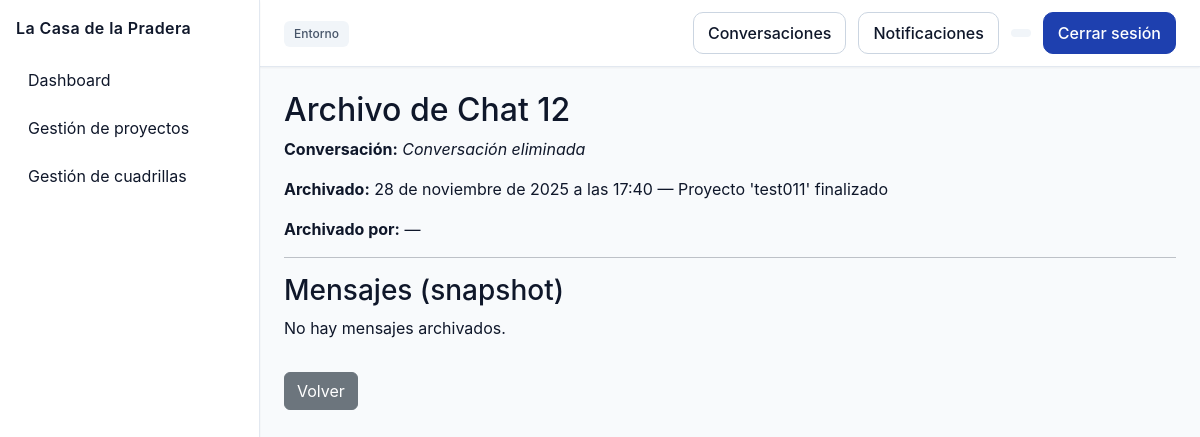
Screenshot of /comunicacion/archivados/12/ (signed in) with the database file from the repository.
### comunicacion/models.py (models this page shows, shortened)
class ChatArchivado(models.Model):
    conversation = models.ForeignKey(
        Conversation,
        on_delete=models.SET_NULL,
        null=True,
        blank=True,
        related_name='archivos'
    )
    archived_at = models.DateTimeField()
    archived_by = models.ForeignKey(
        User,
        on_delete=models.SET_NULL,
        null=True,
        blank=True,
        related_name='archivos_chat'
    )
    reason = models.CharField(max_length=200, blank=True, null=True)
    messages_snapshot = models.TextField()
    participants_snapshot = models.TextField(blank=True, null=True)
    class Meta:
        ordering = ['-archived_at']

### comunicacion/views.py (the view)
# urls.py: path('archivados/<int:archivo_id>/', views.archived_chat_detail, name='archived_detail'),
@login_required
def archived_chat_detail(request, archivo_id):
    archivo = get_object_or_404(ChatArchivado, pk=archivo_id)
    conv = archivo.conversation
    allowed = False
    if conv:
        if conv.participants.filter(pk=request.user.pk).exists():
            allowed = True
        if conv.cuadrilla and conv.cuadrilla.lider_id == request.user.id:
            allowed = True
    if archivo.archived_by_id == request.user.id:
        allowed = True
    if not allowed:
        try:
            import json
            msgs_tmp = json.loads(archivo.messages_snapshot or '[]')
            sender_ids = {m.get('sender_id') for m in msgs_tmp if m.get('sender_id') is not None}
            if request.user.id in sender_ids:
                allowed = True
        except Exception:
            pass
    if not allowed and not (request.user.is_staff or request.user.is_superuser):
        return redirect('comunicacion:conversations_list')
    import json
    try:
        mensajes = json.loads(archivo.messages_snapshot or '[]')
    except Exception:
        mensajes = []
    return render(request, 'comunicacion/archived_detail.html', {
        'archivo': archivo,
        'mensajes': mensajes,
    })

### core/context_processors.py (called while the page is built)
def notificaciones_no_leidas(request):
    if request.user.is_authenticated:
        return {
            "notifs_no_leidas": request.user.notificaciones.filter(leida=False).count()
        }
    return {"notifs_no_leidas": 0}

### comunicacion/templates/comunicacion/archived_detail.html
{% extends 'base.html' %}
{% block content %}
<h2>Archivo de Chat {{ archivo.id }}</h2>
<p><strong>Conversación:</strong> {% if archivo.conversation %}{{ archivo.conversation }}{% else %}<em>Conversación eliminada</em>{% endif %}</p>
<p><strong>Archivado:</strong> {{ archivo.archived_at }}{% if archivo.reason %} — {{ archivo.reason }}{% endif %}</p>
<p><strong>Archivado por:</strong> {% if archivo.archived_by %}{{ archivo.archived_by.username }}{% else %}—{% endif %}</p>
<hr>
<h3>Mensajes (snapshot)</h3>
{% if mensajes %}
    <ul class="list-group">
    {% for m in mensajes %}
        <li class="list-group-item">
            <strong>{{ m.sender_username }}</strong> <small class="text-muted">{{ m.created_at }}</small>
            <div>{{ m.content }}</div>
        </li>
    {% endfor %}
    </ul>
{% else %}
    <p>No hay mensajes archivados.</p>
{% endif %}
<a href="{% url 'comunicacion:archived_list' %}" class="btn btn-secondary mt-3">Volver</a>
{% endblock %}

### static/css/base.css (style rules this page uses)
:root { --primary: #1e40af; --primary-dark: #1e3a8a; --primary-light: #3b82f6; --secondary: #64748b; --accent: #f59e0b; --success: #10b981; --warning: #f59e0b; --danger: #ef4444; --info: #3b82f6; --pending: #8b5cf6; --bg-primary: #ffffff; --bg-secondary: #f8fafc; --bg-tertiary: #f1f5f9; --bg-sidebar: #1e293b; --border-light: #e2e8f0; --border-medium: #cbd5e1; --border-dark: #94a3b8; --text-primary: #0f172a; --text-secondary: #475569; --text-tertiary: #94a3b8; --text-white: #ffffff; --table-header: #f1f5f9; --table-row-odd: #ffffff; --table-row-even: #f8fafc; --table-hover: #e0f2fe; --table-border: #e2e8f0; --input-bg: #ffffff; --input-border: #cbd5e1; --input-focus: #3b82f6; --input-disabled: #f1f5f9; --input-error: #fecaca; --shadow-sm: 0 1px 2px 0 rgba(0, 0, 0, 0.05); --shadow-md: 0 4px 6px -1px rgba(0, 0, 0, 0.1); --shadow-lg: 0 10px 15px -3px rgba(0, 0, 0, 0.1); --radius-sm: 6px; --radius-md: 10px; --radius-lg: 14px; --space-1: 4px; --space-2: 8px; --space-3: 12px; --space-4: 16px; --space-5: 24px; --space-6: 32px; --sidebar-width: 260px; --color-bg: var(--bg-secondary); --color-panel: var(--bg-primary); --color-border: var(--border-medium); --color-muted: var(--secondary); --color-text: var(--text-primary); --color-primary: var(--primary); --color-primary-contrast: var(--text-white); --color-success: var(--success); --color-warning: var(--warning); --color-danger: var(--danger); }
html, body { height: 100%; }
body { background: var(--bg-secondary); color: var(--text-primary); font-family: "Inter", system-ui, -apple-system, Segoe UI, Roboto, Ubuntu, Cantarell, "Helvetica Neue", Arial, "Noto Sans", sans-serif; margin: 0; }
.app-shell { display: grid; grid-template-columns: var(--sidebar-width) 1fr; grid-template-rows: auto 1fr; grid-template-areas: "sidebar header" "sidebar content"; min-height: 100vh; }

### rows the page displays
ChatArchivado: id "12", archived_at "28 de noviembre de 2025 a las 17:40", reason "Proyecto 'test011' finalizado"
